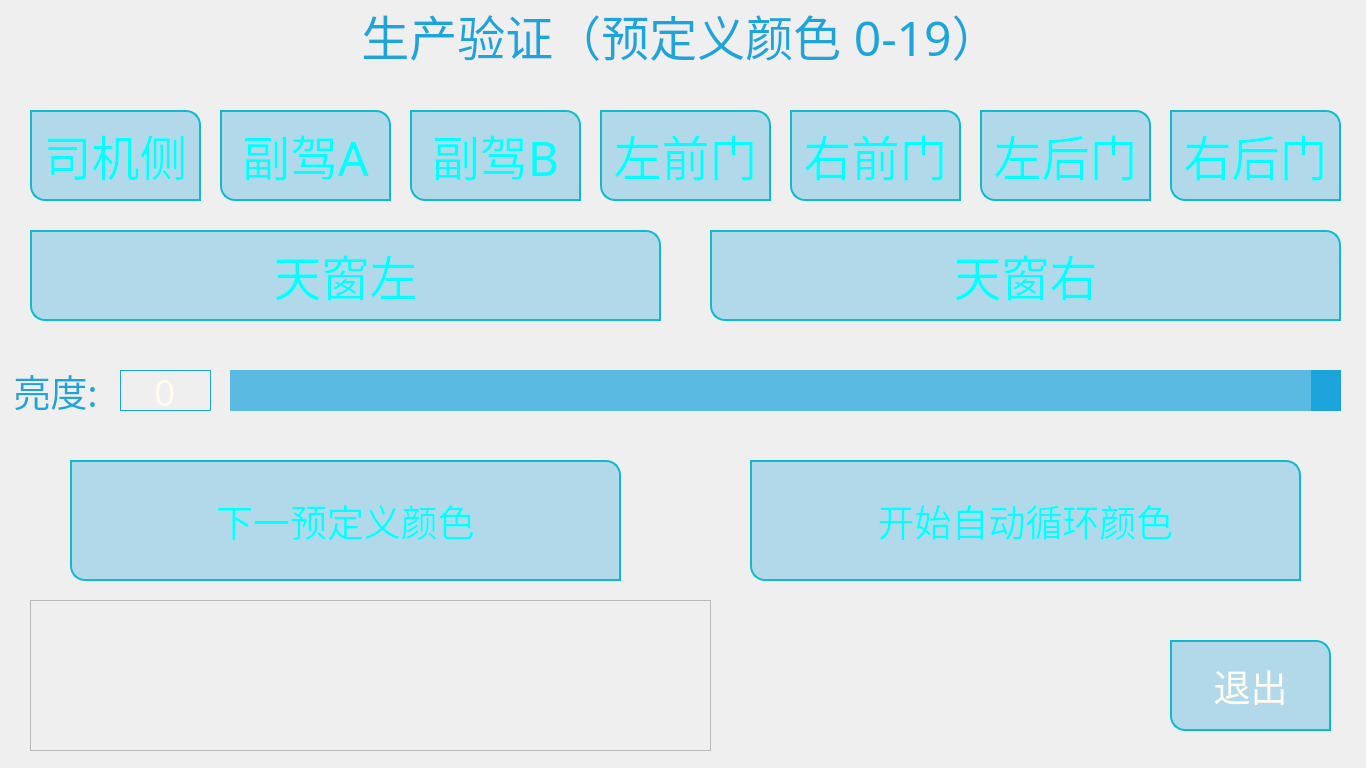
<?xml version="1.0" encoding="UTF-8"?>
<ui version="4.0">
 <class>ProductionVerify</class>
 <widget class="QWidget" name="ProductionVerify">
  <property name="geometry">
   <rect>
    <x>0</x>
    <y>0</y>
    <width>1366</width>
    <height>768</height>
   </rect>
  </property>
  <property name="font">
   <font>
    <family>WenYue HouXianDaiTi (Non-Commercial Use)</family>
    <pointsize>28</pointsize>
   </font>
  </property>
  <property name="windowTitle">
   <string>Form</string>
  </property>
  <widget class="QSpinBox" name="spinBoxIntensity">
   <property name="geometry">
    <rect>
     <x>120</x>
     <y>370</y>
     <width>91</width>
     <height>41</height>
    </rect>
   </property>
   <property name="font">
    <font>
     <pointsize>28</pointsize>
    </font>
   </property>
   <property name="styleSheet">
    <string notr="true">QSpinBox{
border:1px solid rgb(29,165,219);
color:rgb(255,251,240);
background-color:rgba(0,0,0,0);
}

QSpinBox::up-button
{
  width:0px;
  height:0px;
}
QSpinBox::down-button
{
  width:0px;
  height:0px;
}</string>
   </property>
   <property name="alignment">
    <set>Qt::AlignCenter</set>
   </property>
   <property name="maximum">
    <number>100</number>
   </property>
  </widget>
  <widget class="QPushButton" name="pushButtonNode5">
   <property name="geometry">
    <rect>
     <x>30</x>
     <y>110</y>
     <width>171</width>
     <height>91</height>
    </rect>
   </property>
   <property name="font">
    <font>
     <family>Agency FB</family>
     <pointsize>36</pointsize>
    </font>
   </property>
   <property name="styleSheet">
    <string notr="true">QPushButton{
border:2px solid #0fbacd;
border-top-right-radius: 15px;
border-bottom-left-radius: 15px;
color:rgb(0,255,255);
ont-size:22px;
background:rgba(29, 165, 219, 0.3);
}</string>
   </property>
   <property name="text">
    <string>司机侧</string>
   </property>
  </widget>
  <widget class="QPushButton" name="pushButtonNode6">
   <property name="geometry">
    <rect>
     <x>220</x>
     <y>110</y>
     <width>171</width>
     <height>91</height>
    </rect>
   </property>
   <property name="font">
    <font>
     <family>Agency FB</family>
     <pointsize>36</pointsize>
    </font>
   </property>
   <property name="styleSheet">
    <string notr="true">QPushButton{
border:2px solid #0fbacd;
border-top-right-radius: 15px;
border-bottom-left-radius: 15px;
color:rgb(0,255,255);
ont-size:22px;
background:rgba(29, 165, 219, 0.3);
}</string>
   </property>
   <property name="text">
    <string>副驾A</string>
   </property>
  </widget>
  <widget class="QPushButton" name="pushButtonNode7">
   <property name="geometry">
    <rect>
     <x>410</x>
     <y>110</y>
     <width>171</width>
     <height>91</height>
    </rect>
   </property>
   <property name="font">
    <font>
     <family>Agency FB</family>
     <pointsize>36</pointsize>
    </font>
   </property>
   <property name="styleSheet">
    <string notr="true">QPushButton{
border:2px solid #0fbacd;
border-top-right-radius: 15px;
border-bottom-left-radius: 15px;
color:rgb(0,255,255);
ont-size:22px;
background:rgba(29, 165, 219, 0.3);
}</string>
   </property>
   <property name="text">
    <string>副驾B</string>
   </property>
  </widget>
  <widget class="QPushButton" name="pushButtonNode1">
   <property name="geometry">
    <rect>
     <x>600</x>
     <y>110</y>
     <width>171</width>
     <height>91</height>
    </rect>
   </property>
   <property name="font">
    <font>
     <family>Agency FB</family>
     <pointsize>36</pointsize>
    </font>
   </property>
   <property name="styleSheet">
    <string notr="true">QPushButton{
border:2px solid #0fbacd;
border-top-right-radius: 15px;
border-bottom-left-radius: 15px;
color:rgb(0,255,255);
ont-size:22px;
background:rgba(29, 165, 219, 0.3);
}</string>
   </property>
   <property name="text">
    <string>左前门</string>
   </property>
  </widget>
  <widget class="QPushButton" name="pushButtonNode2">
   <property name="geometry">
    <rect>
     <x>790</x>
     <y>110</y>
     <width>171</width>
     <height>91</height>
    </rect>
   </property>
   <property name="font">
    <font>
     <family>Agency FB</family>
     <pointsize>36</pointsize>
    </font>
   </property>
   <property name="styleSheet">
    <string notr="true">QPushButton{
border:2px solid #0fbacd;
border-top-right-radius: 15px;
border-bottom-left-radius: 15px;
color:rgb(0,255,255);
ont-size:22px;
background:rgba(29, 165, 219, 0.3);
}</string>
   </property>
   <property name="text">
    <string>右前门</string>
   </property>
  </widget>
  <widget class="QPushButton" name="pushButtonNode3">
   <property name="geometry">
    <rect>
     <x>980</x>
     <y>110</y>
     <width>171</width>
     <height>91</height>
    </rect>
   </property>
   <property name="font">
    <font>
     <family>Agency FB</family>
     <pointsize>36</pointsize>
    </font>
   </property>
   <property name="styleSheet">
    <string notr="true">QPushButton{
border:2px solid #0fbacd;
border-top-right-radius: 15px;
border-bottom-left-radius: 15px;
color:rgb(0,255,255);
ont-size:22px;
background:rgba(29, 165, 219, 0.3);
}</string>
   </property>
   <property name="text">
    <string>左后门</string>
   </property>
  </widget>
  <widget class="QPushButton" name="pushButtonNode4">
   <property name="geometry">
    <rect>
     <x>1170</x>
     <y>110</y>
     <width>171</width>
     <height>91</height>
    </rect>
   </property>
   <property name="font">
    <font>
     <family>Agency FB</family>
     <pointsize>36</pointsize>
    </font>
   </property>
   <property name="styleSheet">
    <string notr="true">QPushButton{
border:2px solid #0fbacd;
border-top-right-radius: 15px;
border-bottom-left-radius: 15px;
color:rgb(0,255,255);
ont-size:22px;
background:rgba(29, 165, 219, 0.3);
}</string>
   </property>
   <property name="text">
    <string>右后门</string>
   </property>
  </widget>
  <widget class="QLabel" name="labelIntensity">
   <property name="geometry">
    <rect>
     <x>10</x>
     <y>370</y>
     <width>91</width>
     <height>41</height>
    </rect>
   </property>
   <property name="font">
    <font>
     <pointsize>28</pointsize>
    </font>
   </property>
   <property name="styleSheet">
    <string notr="true">QLabel{
color:rgb(29,165,219);
}</string>
   </property>
   <property name="text">
    <string>亮度:</string>
   </property>
   <property name="alignment">
    <set>Qt::AlignCenter</set>
   </property>
  </widget>
  <widget class="QSlider" name="horizontalSliderIntensity">
   <property name="geometry">
    <rect>
     <x>230</x>
     <y>370</y>
     <width>1111</width>
     <height>41</height>
    </rect>
   </property>
   <property name="styleSheet">
    <string notr="true">QSlider::add-page:Horizontal
{
  background-color: rgba(87, 97, 106,0);
  height:40px;
}
QSlider::sub-page:Horizontal
{
background-color:qlineargradient(spread:pad, x1:0, y1:0, x2:1, y2:0, stop:0 rgba(29,165,219, 180), stop:1 rgba(29,165,219, 180));
  height:40px;
}
QSlider::groove:Horizontal
{
  background:transparent;
  height:46px;
}
QSlider::handle:Horizontal
{
  background-color:rgb(29,165,219);
  height: 40px;
  width:30px;
}</string>
   </property>
   <property name="maximum">
    <number>100</number>
   </property>
   <property name="value">
    <number>100</number>
   </property>
   <property name="orientation">
    <enum>Qt::Horizontal</enum>
   </property>
  </widget>
  <widget class="QPushButton" name="pushButtonCancel">
   <property name="geometry">
    <rect>
     <x>1170</x>
     <y>640</y>
     <width>161</width>
     <height>91</height>
    </rect>
   </property>
   <property name="font">
    <font>
     <pointsize>28</pointsize>
    </font>
   </property>
   <property name="styleSheet">
    <string notr="true">QPushButton{
border:2px solid #0fbacd;
border-top-right-radius: 15px;
border-bottom-left-radius: 15px;
color:rgb(255,251,240);
background:rgba(29, 165, 219, 0.3);
}</string>
   </property>
   <property name="text">
    <string>退出</string>
   </property>
  </widget>
  <widget class="QLabel" name="labelTitle">
   <property name="geometry">
    <rect>
     <x>0</x>
     <y>0</y>
     <width>1361</width>
     <height>71</height>
    </rect>
   </property>
   <property name="font">
    <font>
     <pointsize>36</pointsize>
    </font>
   </property>
   <property name="styleSheet">
    <string notr="true">QLabel{
color:rgb(29,165,219);
}</string>
   </property>
   <property name="text">
     <string>生产验证（预定义颜色 0-19）</string>
   </property>
   <property name="alignment">
    <set>Qt::AlignCenter</set>
   </property>
  </widget>
  <widget class="QPushButton" name="pushButtonChangeColorManual">
   <property name="geometry">
    <rect>
     <x>70</x>
     <y>460</y>
     <width>551</width>
     <height>121</height>
    </rect>
   </property>
   <property name="font">
    <font>
     <family>Agency FB</family>
     <pointsize>28</pointsize>
    </font>
   </property>
   <property name="styleSheet">
    <string notr="true">QPushButton{
border:2px solid #0fbacd;
border-top-right-radius: 15px;
border-bottom-left-radius: 15px;
color:rgb(0,255,255);
ont-size:22px;
background:rgba(29, 165, 219, 0.3);
}</string>
   </property>
   <property name="text">
     <string>下一预定义颜色</string>
   </property>
  </widget>
  <widget class="QPushButton" name="pushButtonChangeColorAuto">
   <property name="geometry">
    <rect>
     <x>750</x>
     <y>460</y>
     <width>551</width>
     <height>121</height>
    </rect>
   </property>
   <property name="font">
    <font>
     <family>Agency FB</family>
     <pointsize>28</pointsize>
    </font>
   </property>
   <property name="styleSheet">
    <string notr="true">QPushButton{
border:2px solid #0fbacd;
border-top-right-radius: 15px;
border-bottom-left-radius: 15px;
color:rgb(0,255,255);
ont-size:22px;
background:rgba(29, 165, 219, 0.3);
}</string>
   </property>
   <property name="text">
     <string>开始自动循环颜色</string>
   </property>
  </widget>
  <widget class="QPushButton" name="pushButtonNode12">
   <property name="geometry">
    <rect>
     <x>710</x>
     <y>230</y>
     <width>631</width>
     <height>91</height>
    </rect>
   </property>
   <property name="font">
    <font>
     <family>Agency FB</family>
     <pointsize>36</pointsize>
    </font>
   </property>
   <property name="styleSheet">
    <string notr="true">QPushButton{
border:2px solid #0fbacd;
border-top-right-radius: 15px;
border-bottom-left-radius: 15px;
color:rgb(0,255,255);
ont-size:22px;
background:rgba(29, 165, 219, 0.3);
}</string>
   </property>
   <property name="text">
    <string>天窗右</string>
   </property>
  </widget>
  <widget class="QPushButton" name="pushButtonNode11">
   <property name="geometry">
    <rect>
     <x>30</x>
     <y>230</y>
     <width>631</width>
     <height>91</height>
    </rect>
   </property>
   <property name="font">
    <font>
     <family>Agency FB</family>
     <pointsize>36</pointsize>
    </font>
   </property>
   <property name="styleSheet">
    <string notr="true">QPushButton{
border:2px solid #0fbacd;
border-top-right-radius: 15px;
border-bottom-left-radius: 15px;
color:rgb(0,255,255);
ont-size:22px;
background:rgba(29, 165, 219, 0.3);
}</string>
   </property>
   <property name="text">
    <string>天窗左</string>
   </property>
  </widget>
  <widget class="QFrame" name="frame">
   <property name="geometry">
    <rect>
     <x>30</x>
     <y>600</y>
     <width>681</width>
     <height>151</height>
    </rect>
   </property>
   <property name="styleSheet">
    <string notr="true">background-image: url(:/PICS/resources/logoNeicon.jpg);</string>
   </property>
   <property name="frameShape">
    <enum>QFrame::StyledPanel</enum>
   </property>
   <property name="frameShadow">
    <enum>QFrame::Raised</enum>
   </property>
  </widget>
 </widget>
 <resources/>
 <connections/>
</ui>
